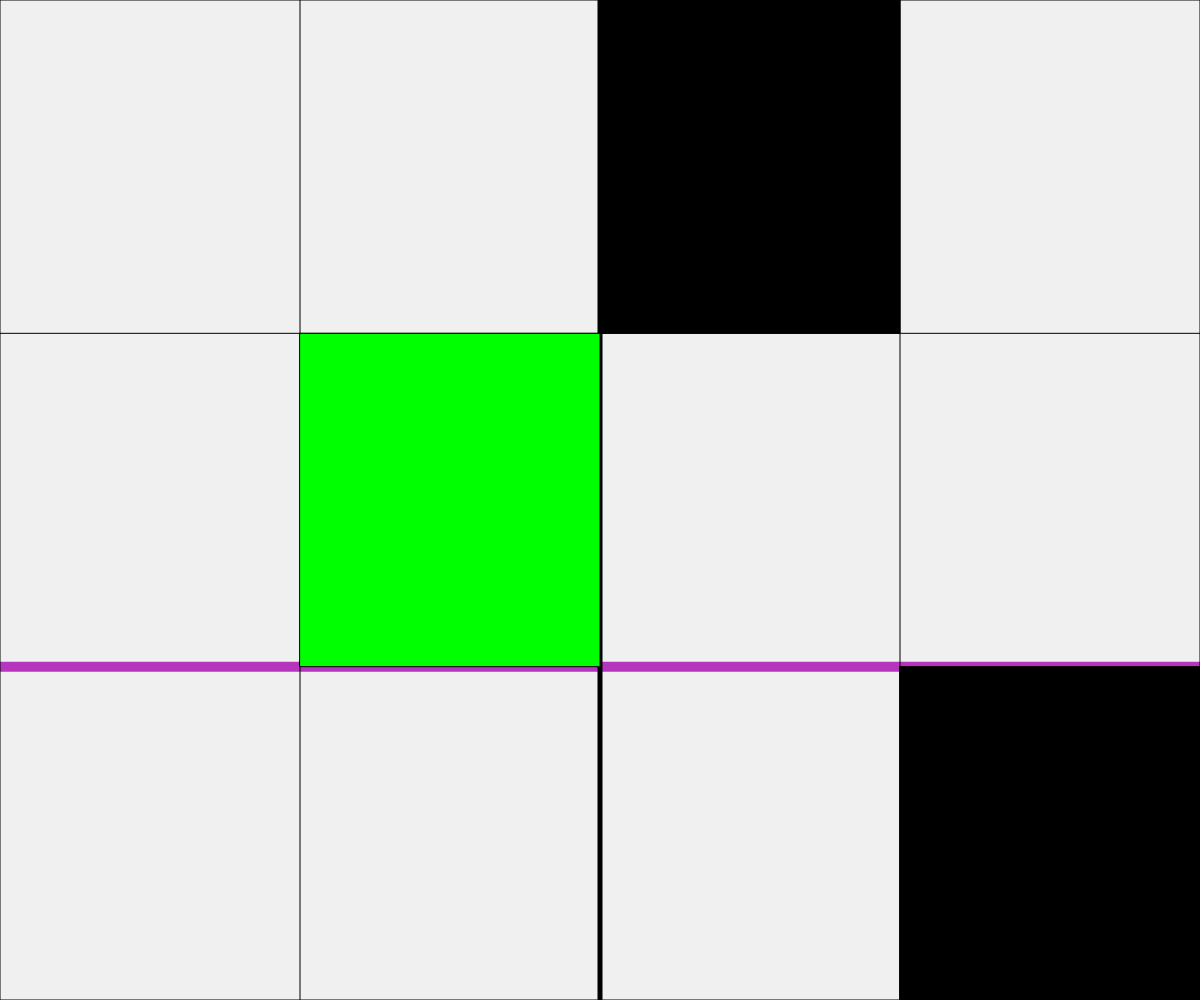
Frame 1 (no input)
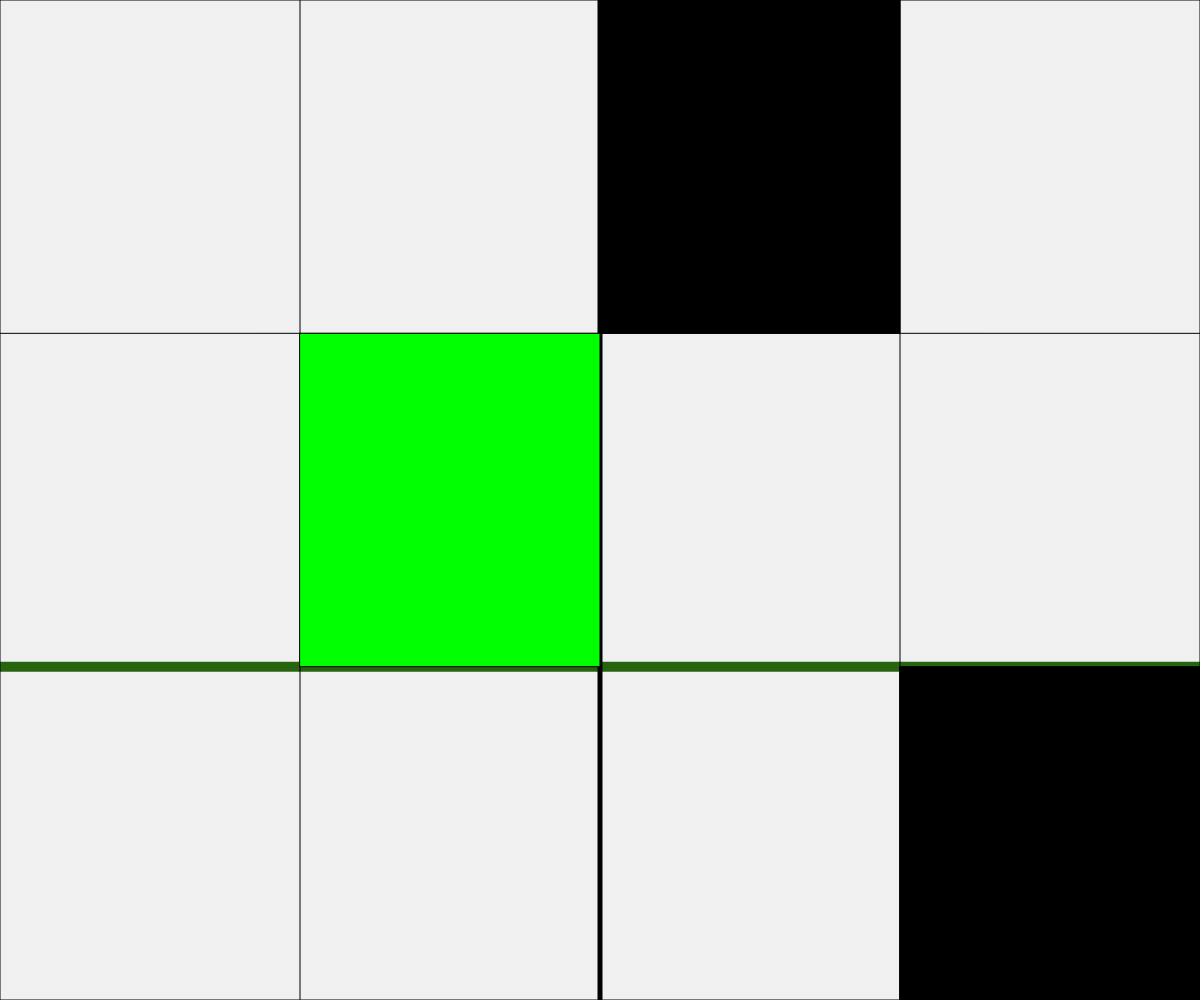
Frame 60 (no input)
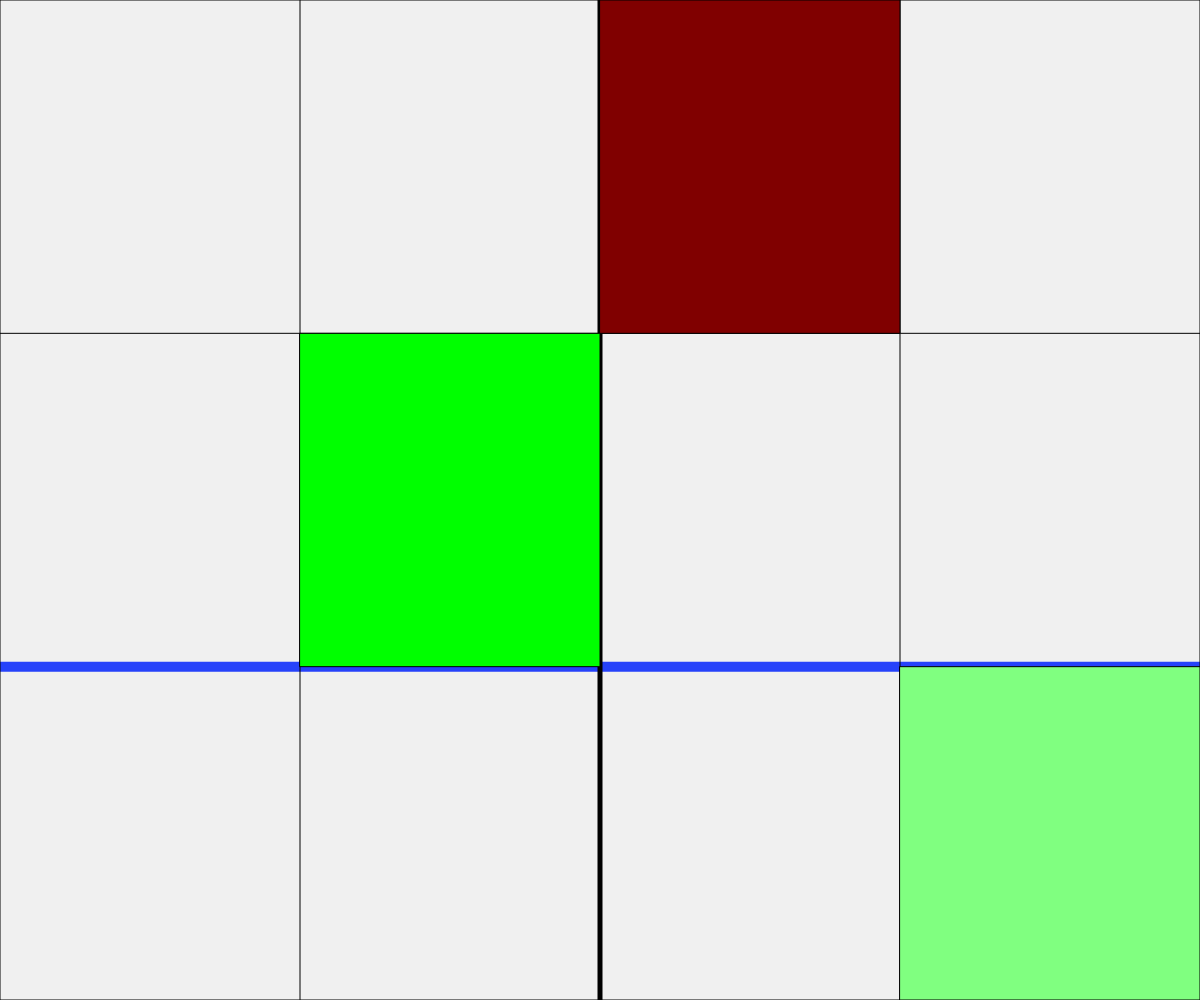
Frame 120 (the mouse pressed at the canvas centre since frame 60)

The p5.js sketch that drew these frames (run headless with seeded random() and noise() and a simulated clock; from frame 60 on, the mouse is pressed at the canvas centre):

// p5.js sketch
// ── sketch.js
let kleur;

function setup() {

  createCanvas(windowWidth,windowHeight);
}

function draw() {
  background(240);

  kleur = mouseX;
  kleur = map(kleur, 0, width, 0, 255);

  // horizontale lines
  line(0,0, width, 0);
  line(0, height, width, height);
  line(0, height/3, width, height/3);
  // kleur = random(255);
  stroke(random(255), random(255),random(255));
  strokeWeight(10);
  line(0, height/3*2, width, height/3*2);
  stroke(0);
  strokeWeight(1);

  //verticale lines
  line(0,0,0, height);
  line(width, 0, width, height);
  line(width/4,0, width/4, height);
  strokeWeight(5);
  line(width/2, 0, width/2,height); //middelste lijn
  strokeWeight(1);
  line(3/4*width, 0, 3/4*width, height);

  fill(kleur,0,0);
  rect(width/2, 0, width/4, height/3);
  fill(0,255,0);
  rect(width/4, height/3, width/4, height/3);
  fill(kleur,mouseY,kleur);
  rect(3/4*width,height/3*2,width/4,height/3)
}
